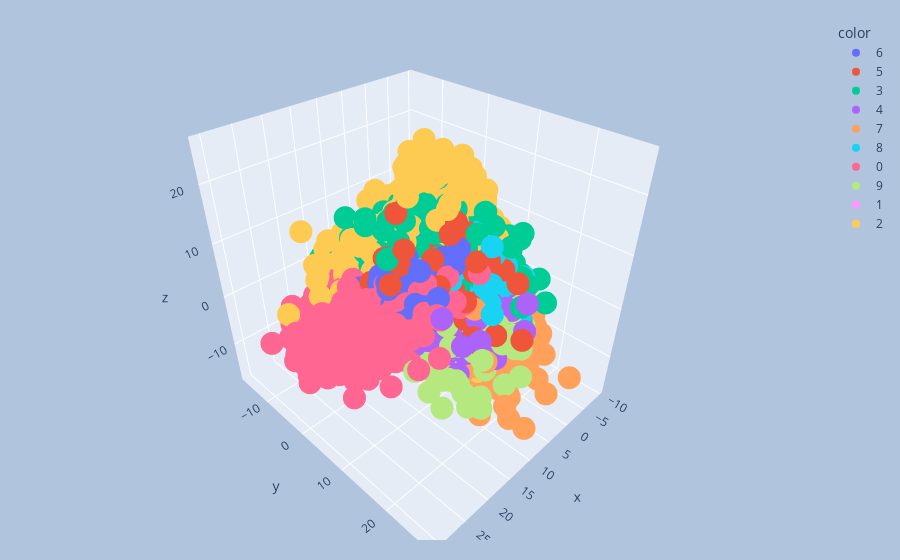

Write notebook code for a chart like this one.
### Code cell
import plotly.express as px
y_train_trf=y_train.astype(str)
fig=px.scatter_3d(x=X_train_trf[:,0],y=X_train_trf[:,1],z=X_train_trf[:,2],color=y_train_trf)
fig.update_layout(margin=dict(l=20,r=20,t=20,b=20),paper_bgcolor='LightSteelBlue')
fig.show()

### Figure 1 — Plotly figure (JSON) as saved in the notebook; plotly's stock layout.template omitted (floating-point values rounded to 4 significant figures; data arrays with more than 128 entries replaced by an {"elided": "..."} marker saying what was removed)
{"data": [{"hovertemplate": "color=6<br>x=%{x}<br>y=%{y}<br>z=%{z}<extra></extra>", "legendgroup": "6", "marker": {"color": "#636efa", "symbol": "circle"}, "mode": "markers", "name": "6", "scene": "scene", "showlegend": true, "type": "scatter3d", "x": {"elided": "3352 float values"}, "y": {"elided": "3352 float values"}, "z": {"elided": "3352 float values"}}, {"hovertemplate": "color=5<br>x=%{x}<br>y=%{y}<br>z=%{z}<extra></extra>", "legendgroup": "5", "marker": {"color": "#EF553B", "symbol": "circle"}, "mode": "markers", "name": "5", "scene": "scene", "showlegend": true, "type": "scatter3d", "x": {"elided": "3093 float values"}, "y": {"elided": "3093 float values"}, "z": {"elided": "3093 float values"}}, {"hovertemplate": "color=3<br>x=%{x}<br>y=%{y}<br>z=%{z}<extra></extra>", "legendgroup": "3", "marker": {"color": "#00cc96", "symbol": "circle"}, "mode": "markers", "name": "3", "scene": "scene", "showlegend": true, "type": "scatter3d", "x": {"elided": "3414 float values"}, "y": {"elided": "3414 float values"}, "z": {"elided": "3414 float values"}}, {"hovertemplate": "color=4<br>x=%{x}<br>y=%{y}<br>z=%{z}<extra></extra>", "legendgroup": "4", "marker": {"color": "#ab63fa", "symbol": "circle"}, "mode": "markers", "name": "4", "scene": "scene", "showlegend": true, "type": "scatter3d", "x": {"elided": "3233 float values"}, "y": {"elided": "3233 float values"}, "z": {"elided": "3233 float values"}}, {"hovertemplate": "color=7<br>x=%{x}<br>y=%{y}<br>z=%{z}<extra></extra>", "legendgroup": "7", "marker": {"color": "#FFA15A", "symbol": "circle"}, "mode": "markers", "name": "7", "scene": "scene", "showlegend": true, "type": "scatter3d", "x": {"elided": "3508 float values"}, "y": {"elided": "3508 float values"}, "z": {"elided": "3508 float values"}}, {"hovertemplate": "color=8<br>x=%{x}<br>y=%{y}<br>z=%{z}<extra></extra>", "legendgroup": "8", "marker": {"color": "#19d3f3", "symbol": "circle"}, "mode": "markers", "name": "8", "scene": "scene", "showlegend": true, "type": "scatter3d", "x": {"elided": "3228 float values"}, "y": {"elided": "3228 float values"}, "z": {"elided": "3228 float values"}}, {"hovertemplate": "color=0<br>x=%{x}<br>y=%{y}<br>z=%{z}<extra></extra>", "legendgroup": "0", "marker": {"color": "#FF6692", "symbol": "circle"}, "mode": "markers", "name": "0", "scene": "scene", "showlegend": true, "type": "scatter3d", "x": {"elided": "3316 float values"}, "y": {"elided": "3316 float values"}, "z": {"elided": "3316 float values"}}, {"hovertemplate": "color=9<br>x=%{x}<br>y=%{y}<br>z=%{z}<extra></extra>", "legendgroup": "9", "marker": {"color": "#B6E880", "symbol": "circle"}, "mode": "markers", "name": "9", "scene": "scene", "showlegend": true, "type": "scatter3d", "x": {"elided": "3350 float values"}, "y": {"elided": "3350 float values"}, "z": {"elided": "3350 float values"}}, {"hovertemplate": "color=1<br>x=%{x}<br>y=%{y}<br>z=%{z}<extra></extra>", "legendgroup": "1", "marker": {"color": "#FF97FF", "symbol": "circle"}, "mode": "markers", "name": "1", "scene": "scene", "showlegend": true, "type": "scatter3d", "x": {"elided": "3775 float values"}, "y": {"elided": "3775 float values"}, "z": {"elided": "3775 float values"}}, {"hovertemplate": "color=2<br>x=%{x}<br>y=%{y}<br>z=%{z}<extra></extra>", "legendgroup": "2", "marker": {"color": "#FECB52", "symbol": "circle"}, "mode": "markers", "name": "2", "scene": "scene", "showlegend": true, "type": "scatter3d", "x": {"elided": "3331 float values"}, "y": {"elided": "3331 float values"}, "z": {"elided": "3331 float values"}}], "layout": {"legend": {"title": {"text": "color"}, "tracegroupgap": 0}, "margin": {"b": 20, "l": 20, "r": 20, "t": 20}, "paper_bgcolor": "LightSteelBlue", "scene": {"domain": {"x": [0, 1], "y": [0, 1]}, "xaxis": {"title": {"text": "x"}}, "yaxis": {"title": {"text": "y"}}, "zaxis": {"title": {"text": "z"}}}}}
